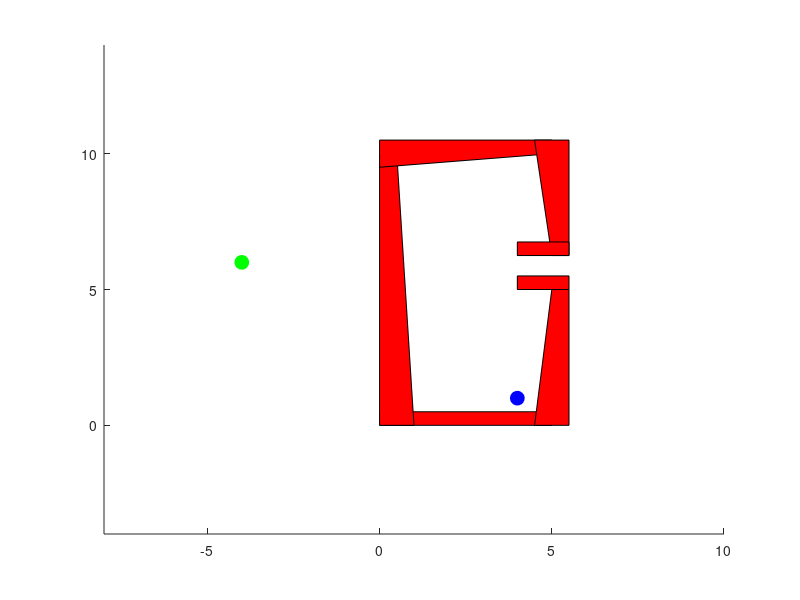

This figure's MATLAB source: (Note: this script raises an error after producing the figure.)
N_track = zeros(10,1);
for i = 1:10
%% Code setup (Do not modify, but please read) %%%%%%%%%%%%%%%%%%%%%%%%%%%%%%%%%%%%%%%%%%%%%
% Obstacles. Each obstacle is a cell in Obs. An obstacle is
% represented as a convex hull of a number of points. These points are
% stored in the cells of Obs.
% First row is x, second is y (position of vertices)
w = 0.5;
Obs{1} = [0 0;5 0;5 w;0 w]';
Obs{2} = [0 0;2*w 0;w 10;0 10]';
Obs{3} = [0 10-w;5 10;5 10+w;0 10+w]';
Obs{4} = [5-w 0;5+w 0;5+w 5;5 5]';
Obs{5} = [5-w 10+w;5+w 10+w;5+w 6.25;5 6.25]';
Obs{6} = [4 5;5+w 5;5+w 5+w;4 5+w]';
Obs{7} = [4 6.25;5+w 6.25;5+w 6.25+w;4 6.25+w]';

% Bounds on world
world_bounds_x = [-8,10];
world_bounds_y = [-4,14];


% Draw obstacles
figure(1); clf; hold on;
axis([world_bounds_x world_bounds_y]);

for k = 1:length(Obs)
    patch(Obs{k}(1,:),Obs{k}(2,:),'r');
end

% Start and goal positions
xy_start = [4;1]; plot(xy_start(1),xy_start(2),'bo','MarkerFaceColor','b','MarkerSize',10);
xy_goal = [-4;6]; plot(xy_goal(1),xy_goal(2),'go','MarkerFaceColor','g','MarkerSize',10);

% Initialize RRT. The RRT will be represented as a 2 x N list of points. So
% each column represents a vertex of the tree.
rrt_verts = zeros(2,1000);
rrt_verts(:,1) = xy_start;
N = 1;
nearGoal = false; % This will be set to true if goal has been reached
minDistGoal = 0.25; % This is the convergence criterion. We will declare
                    % success when the tree reaches within 0.25 in distance
                    % from the goal. DO NOT MODIFY.

% Extension parameter
d = 0.5; % This controls how far the RRT extends in each step. DO NOT MODIFY.

%% %%%%%%%%%%%%%%%%%%%%%%%%%%%%%%%%%%%%%%%%%%%%%%%%%%%%%%%%%%%%%%%%%%%%%%%%%%%%%%%%%%%%%%%%%%%%

% RRT algorithm
while ~nearGoal
   % Sample point
    rnd = rand(1);
    % With probability 0.05, sample the goal. This promotes movement to the
    % goal.
    if rnd < 0.05
        xy = xy_goal;
    else
        %% FILL ME IN
        % Sample (uniformly) from space (with probability 0.95). The space is defined
        % with the bounds world_bounds_x and world_bounds_y defined above.
        % So, the x coordinate should be sampled in the interval
        % world_bounds_x and the y coordinate from world_bounds_y.
        xy = [world_bounds_x(1) + (world_bounds_x(2)-world_bounds_x(1))*rand(1)
              world_bounds_y(1) + (world_bounds_y(2)-world_bounds_y(1))*rand(1)]; % Should be a 2 x 1 vector
        %%%%%%%%%%%%%%%%%%%%%%%%%%%%%%%%%%%%%%%%%%%%%%%%%%%%%%%%%%%%%%%%%%%%%%%%%%%%%%%%%%%%%%%%
    end
    
    %% FILL ME IN %%%%%%%%%%%%%%%%%%%%%%%%%%%%%%%%%%%%%%%%%%%%%%%%%%%%%%%%%%%%%%%%%%%%%%
    % Check if sample is collision free
    collFree = isCollisionFree(Obs,xy); % Write this function. 
                                        % Your code from part (a) will be useful here.
                                        
    %%%%%%%%%%%%%%%%%%%%%%%%%%%%%%%%%%%%%%%%%%%%%%%%%%%%%%%%%%%%%%%%%%%%%%%%%%%%%%%%%%%%                                        
                                        
    % If it's not collision free, continue with loop
    if ~collFree
        continue;
    end
    
    %% FILL ME IN %%%%%%%%%%%%%%%%%%%%%%%%%%%%%%%%%%%%%%%%%%%%%%%%%%%%%%%%%%%%%%%%%%%%%%
    % If it is collision free, find closest point in existing tree. 
    % The points in the existing tree are rrt_verts(:,1:N)
    closest_vert = closestVertex(rrt_verts(:,1:N),xy); % Write this function
        
    % Extend tree towards xy from closest_vert. Use the extension parameter
    % d defined above as your step size. In other words, the Euclidean
    % distance between new_vert and closest_vert should be d (do not modify
    % d. It should be 0.5).
    a = (xy(2) - closest_vert(2))/(xy(1) - closest_vert(1));
    b = xy(2) - xy(1)*a;
    
    % check if norm is less than d already, in which case can just use xy
    % otherwise new_vert needs to be extended as long as possible
    if norm(xy-closest_vert) <= d
        new_vert = xy;
    else
        new_x = fsolve(@(x) sqrt((a*x+b - closest_vert(2))^2 + (x - closest_vert(1))^2) - d, xy(1));
        new_vert = [new_x; a*new_x+b];
    end
    
    % Check if new_vert is collision free
    collFree = isCollisionFree(Obs,new_vert); % Same function you wrote before.
    %%%%%%%%%%%%%%%%%%%%%%%%%%%%%%%%%%%%%%%%%%%%%%%%%%%%%%%%%%%%%%%%%%%%%%%%%%%%%%%%%%%%
    
    
    % If it is not collision free, continue with loop
     if ~collFree
        continue;
     end
     
    % Plot extension (Comment the next 3 lines out if you want your code to
    % run a bit quicker. The plotting is useful for debugging though.)
    %figure(1)
    %plot(new_vert(1),new_vert(2),'bo','MarkerFaceColor','b','MarkerSize',5);
    %line([closest_vert(1),new_vert(1)],[closest_vert(2),new_vert(2)]);
     
    %% DO NOT MODIFY THIS %%%%%%%%%%%%%%%%%%%%%%%%%%%%%%%%%%%%%%%%%%%%%%%%%%%%%%%%%%%%%%%
    % If it is collision free, add it to tree    
    N = N+1;
    if N > size(rrt_verts,2)
        rrt_verts = [rrt_verts zeros(size(rrt_verts))];
    end
    rrt_verts(:,N) = new_vert;
    
    % Check if we have reached goal
    if norm(xy_goal-new_vert) < minDistGoal
        break;
    end
    
    %%%%%%%%%%%%%%%%%%%%%%%%%%%%%%%%%%%%%%%%%%%%%%%%%%%%%%%%%%%%%%%%%%%%%%%%%%%%%%%%%%%%%%
        
       
end

% Plot vertices in RRT
plot(rrt_verts(1,:),rrt_verts(2,:),'bo','MarkerFaceColor','b','MarkerSize',5);
N_track(i) = N;
end
N_track
